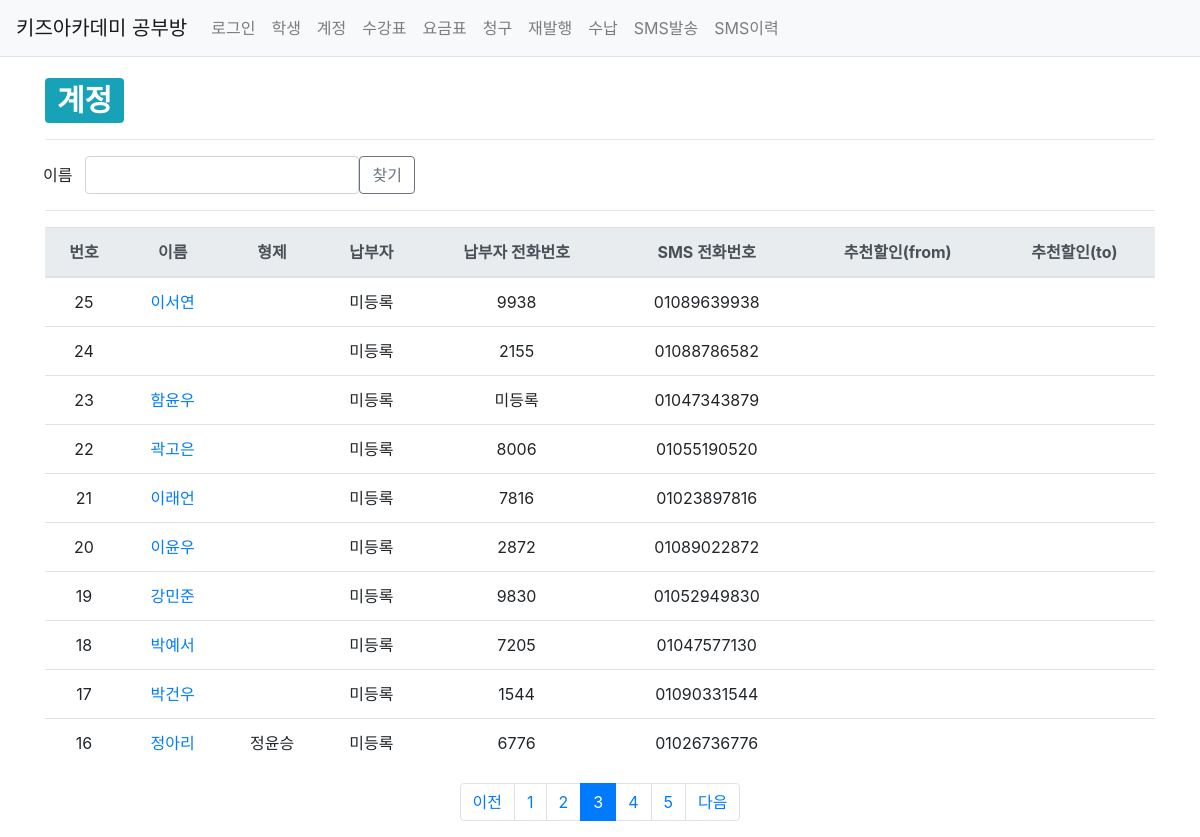
The app's page /studyroom/account/?page=3, older data.
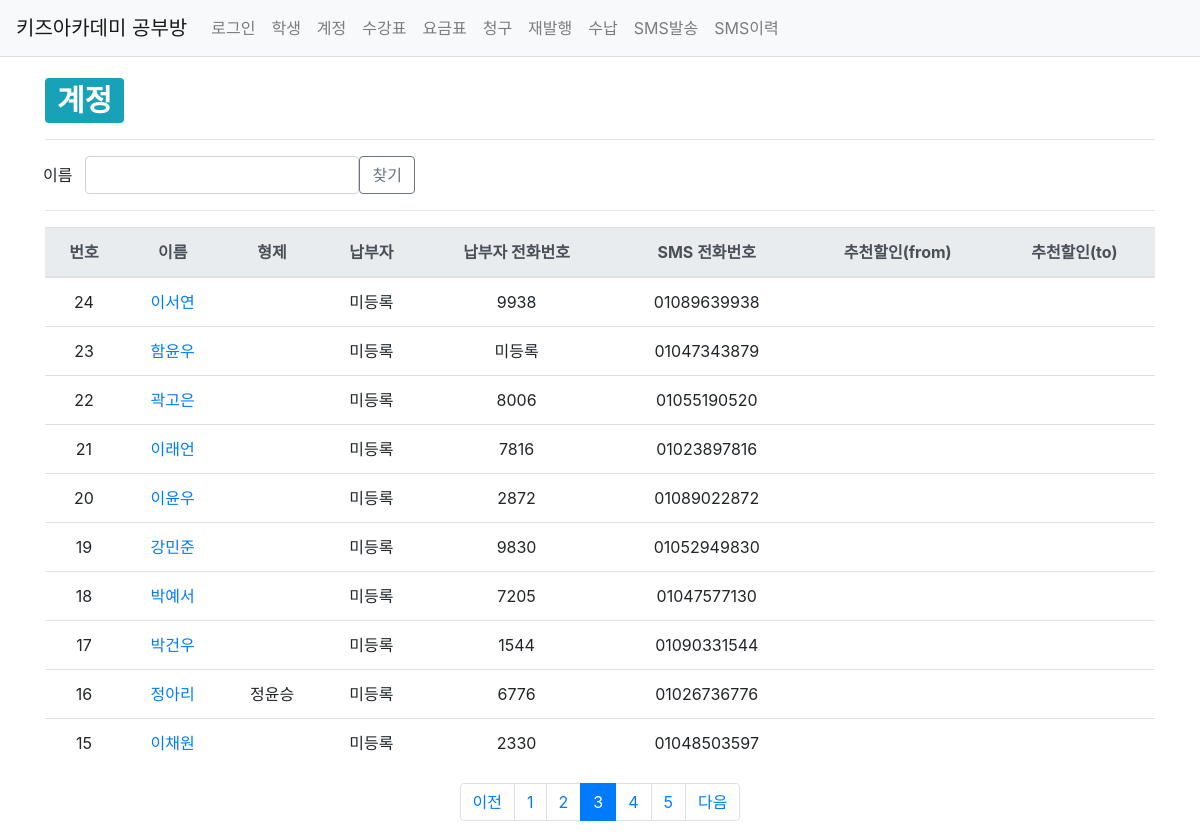
The same page, newer data.
### studyroom/models.py (models this page shows, shortened)
class Account(models.Model):
    user = models.ForeignKey(User, on_delete=models.SET_NULL, null=True)
    student = models.ForeignKey(Student, on_delete=models.SET_NULL, null=True)
    payer = models.CharField(max_length=40, null=True, blank=True)
    payer_phone_num = models.CharField(max_length=11, null=True, blank=True)
    sms_phone_num = models.CharField(max_length=11, null=True, blank=True)
    recommend_dc_start = models.CharField(max_length=6, null=True, blank=True, default='yyyymm')
    recommend_dc_end = models.CharField(max_length=6, null=True, blank=True, default='yyyymm')
    create_date = models.DateTimeField()
    modify_date = models.DateTimeField(null=True, blank=True)

class Student(models.Model):
    Grade_choices = (
        ('Y6','6세'),
        ('Y7','7세'),
        ('E1','1학년'),
        ('E2','2학년'),
        ('E3','3학년'),
        ('E4','4학년'),
        ('E5','5학년'),
        ('E6','6학년'),
    )
    user = models.ForeignKey(User, on_delete=models.SET_NULL, null=True)
    brother = models.ForeignKey('self', on_delete=models.SET_NULL, null=True, blank=True)
    name = models.CharField(max_length=20)
    grade = models.CharField(max_length=2, choices=Grade_choices)
    create_date = models.DateTimeField()
    modify_date = models.DateTimeField(null=True, blank=True)
    delete_yn = models.CharField(max_length=1, default='n')

### studyroom/views/account_views.py (the view)
def account_list(request):
    logger.info("INFO 레벨로 출력")
    """
    계정 목록 출력
    """
    page = request.GET.get('page', '1')  # 페이지
    name = request.GET.get('name', '')  # 검색어
    account_list = Account.objects.order_by('id')
    if name:
        account_list = account_list.filter(
            Q(student__name__icontains=name) |  # 학생이름 검색
            Q(student__brother__name__icontains=name)  # 학생이름 검색
        ).distinct()
    paginator = Paginator(account_list, 10)  # 페이지당 10개씩 보여주기
    page_obj = paginator.get_page(page)
    context = {'account_list': page_obj, 'page': page, 'name': name}
    return render(request, 'studyroom/account_list.html', context)

### studyroom/templatetags/studyroom_filter.py (called while the page is built)
@register.filter
def sub(value, arg):
    return value - arg

### templates/studyroom/account_list.html (shortened to what this page needs)
{% extends 'base.html' %}
{% load studyroom_filter %}
{% load humanize %}
{% block content %}
<div class="container my-3">
    <div>
        <h1>
            <span class="badge badge-info">계정</span>
        </h1>
    </div>
    <hr class="my-3">
    <div class="row">
        <div class="col-xs-2">
            <button class="btn " type="button" >이름</button>
        </div>
        <div class="col-xs-2">
            <input id="input_search" type="text" class="form-control name" value="{{ name|default_if_none:'' }}">
        </div>
        <div>
            <button class="btn btn-outline-secondary" type="button" id="btn_search">찾기</button>
        </div>
    </div>
    <hr class="my-3">
    <table class="table">
        <thead>
        <tr class="text-center thead-light">
            <th>번호</th>
            <th>이름</th>
            <th>형제</th>
            <th>납부자</th>
            <th>납부자 전화번호</th>
            <th>SMS 전화번호</th>
            <th>추천할인(from)</th>
            <th>추천할인(to)</th>
        </tr>
        </thead>
        <tbody>
        {% if account_list %}
        {% for account in account_list %}
        <tr class="text-center">
            <td>
                {{ account_list.paginator.count|sub:account_list.start_index|sub:forloop.counter0|add:1 }}
            </td>
            <td><a href="{% url 'studyroom:account_modify' account.id %}">{{ account.student.name }}</td>
            <td>{{ account.student.brother.name }}</td>
            <td>{{ account.payer|default_if_none:"미등록" }}</td>
            <td>{{ account.payer_phone_num|default_if_none:"미등록" }}</td>
            <td>{{ account.sms_phone_num|default_if_none:"미등록" }}</td>
            <td>{{ account.recommend_dc_start|default_if_none:"" }}</td>
            <td>{{ account.recommend_dc_end|default_if_none:"" }}</td>
        </tr>
        {% endfor %}
        {% else %}
        <tr>
            <td colspan="3">account이 없습니다.</td>
        </tr>
        {% endif %}
        </tbody>
    </table>
    <ul class="pagination justify-content-center">
        {% if account_list.has_previous %}
        <li class="page-item">
            <a class="page-link" href="?page={{ account_list.previous_page_number }}">이전</a>
        </li>
        {% else %}
        <li class="page-item disabled">
            <a class="page-link" tabindex="-1" aria-disabled="true" href="#">이전</a>
        </li>
        {% endif %}
        {% for page_number in account_list.paginator.page_range %}
        {% if page_number >= account_list.number|add:-5 and page_number <= account_list.number|add:5 %}
            {% if page_number == account_list.number %}
            <li class="page-item active" aria-current="page">
                <a class="page-link" href="?page={{ page_number }}">{{ page_number }}</a>
            </li>
            {% else %}
            <li class="page-item">
                <a class="page-link" href="?page={{ page_number }}">{{ page_number }}</a>
            </li>
            {% endif %}
        {% endif %}
        {% endfor %}
        {% if account_list.has_next %}
        <li class="page-item">
            <a class="page-link" href="?page={{ account_list.next_page_number }}">다음</a>
        </li>
        {% else %}
        <li class="page-item disabled">
            <a class="page-link" tabindex="-1" aria-disabled="true" href="#">다음</a>
        </li>
        {% endif %}
    </ul>
</div>
{% endblock %}

### templates/base.html (shortened to what this page needs)
{% load static %}
<!doctype html>
<html lang="ko">
<head>
    <link rel="stylesheet" type="text/css" href="{% static 'bootstrap.min.css' %}">
    <link rel="stylesheet" type="text/css" href="{% static 'style.css' %}">
</head>
<body>
{% include "navbar.html" %}
{% block content %}
{% endblock %}
</body>
</html>

### templates/navbar.html (shortened to what this page needs)
<nav class="navbar navbar-expand-lg navbar-light bg-light border-bottom">
    <a class="navbar-brand" href="{% url 'studyroom:index' %}">키즈아카데미 공부방</a>
    <div class="collapse navbar-collapse flex-grow-0" id="navbarNav">
        <ul class="navbar-nav">
            <li class="nav-item ">
                {% if user.is_authenticated %}
                <a class="nav-link" href="{% url 'common:logout' %}">{{ user.username }} (로그아웃)</a>
                {% else %}
                <a class="nav-link" href="{% url 'common:login' %}">로그인</a>
                {% endif %}
            </li>
            <li class="nav-item ">
                <a class="nav-link" href="{% url 'studyroom:index' %}">학생</a>
            </li>
            <li class="nav-item ">
                <a class="nav-link" href="{% url 'studyroom:account_list' %}">계정</a>
            </li>
            <li class="nav-item ">
                <a class="nav-link" href="{% url 'studyroom:sugang_list' %}">수강표</a>
            </li>
            <li class="nav-item ">
                <a class="nav-link" href="{% url 'studyroom:priceplan' %}">요금표</a>
            </li>
            <li class="nav-item ">
                <a class="nav-link" href="{% url 'studyroom:bill_list' %}">청구</a>
            </li>
            <li class="nav-item ">
                <a class="nav-link" href="{% url 'studyroom:bill_save' %}">재발행</a>
            </li>
            <li class="nav-item ">
                <a class="nav-link" href="{% url 'studyroom:pay_list' %}">수납</a>
            </li>
            <li class="nav-item ">
                <a class="nav-link" href="{% url 'studyroom:sms_send' %}">SMS발송</a>
            </li>
            <li class="nav-item ">
                <a class="nav-link" href="{% url 'studyroom:sms_list' %}">SMS이력</a>
            </li>
        </ul>
    </div>
</nav>

Row changes from the older to the newer data that the page shows:
removed Account: paginator.count|sub "24", payer "미등록", payer_phone_num "2155", sms_phone_num "01088786582"
computed for Account "이서연": paginator.count|sub "25" → "24"
now on this page (row unchanged): Account: paginator.count|sub "15", student.name "이채원", payer "미등록", payer_phone_num "2330", sms_phone_num "01048503597"
